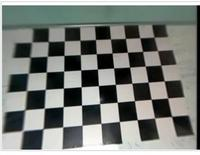
#> input picture camera_calibration/calibration_images/checkerboard0-200x155.jpg, 200 x 155 px; its folder holds 3 pictures in this run
$ python camera_calibration.py
#> lines starting #> are read from the running program, lines starting #| are printed output that depends on the picture; after the words box and inside, x2 and y2 are one past the last pixel; in counts of white or black regions, pixels touching at a corner belong together; long printed decimals are rounded
import cv2
import numpy as np
import glob
import matplotlib.pyplot as plt

class CameraSystem:
    def __init__(self, checkerboard=(6,9), square_size=1.0):
        self.checkerboard = checkerboard
        self.square_size = square_size
        self.camera_matrix = None
        self.dist_coeffs = None
        self.rvecs = None
        self.tvecs = None

    def calibrate_single(self, image_path_pattern):
        """Tek kamera kalibrasyonu"""
#> called with image_path_pattern = 'calibration_images/*.jpg'
        # Object points (3D)
        objp = np.zeros((self.checkerboard[0] * self.checkerboard[1], 3), np.float32)
        objp[:, :2] = np.mgrid[0:self.checkerboard[0], 0:self.checkerboard[1]].T.reshape(-1, 2)
        objp *= self.square_size

        # Arrays to store object points and image points
        objpoints = []  # 3D points in real world space
        imgpoints = []  # 2D points in image plane

        images = glob.glob(image_path_pattern)

        for fname in images:
            img = cv2.imread(fname)
#> img is the input picture: shape (155, 200, 3); mean B, G, R 120.4, 124.7, 120.8
            gray = cv2.cvtColor(img, cv2.COLOR_BGR2GRAY)

            # tahtanın koselerini bul
            ret, corners = cv2.findChessboardCorners(gray, self.checkerboard, None)
#> ret = True; corners = 54 rows, first 8: [154, 37.09], [157.5, 50.56], [160.7, 65.11], [164.2, 80.94], [167.6, 97.94], [171.6, 116.5], [139.8, 37.78], [142.6, 51.4]

            if ret:
                objpoints.append(objp)

                # Kosa hassasiyeti arttirma
                criteria = (cv2.TERM_CRITERIA_EPS + cv2.TERM_CRITERIA_MAX_ITER, 30, 0.001)
                corners_refined = cv2.cornerSubPix(gray, corners, (11,11), (-1,-1), criteria)
#> corners_refined = 54 rows, first 8: [154.4, 37.22], [157.4, 50.55], [160.8, 65.2], [164.1, 80.87], [167.6, 97.93], [171.5, 116.5], [139.7, 37.76], [142.6, 51.46]
                imgpoints.append(corners_refined)

        # Kamera kalibrasyonu
        ret, self.camera_matrix, self.dist_coeffs, self.rvecs, self.tvecs = cv2.calibrateCamera(
            objpoints, imgpoints, gray.shape[::-1], None, None)
#> ret = 0.75; self.camera_matrix = [[25.41, 0, 84.47], [0, 25.7, 95.7], [0, 0, 1]]; self.dist_coeffs = [[-0.000932, 4.16e-05, -0.00292, 0.000646, -5.39e-07]]; self.rvecs = ([-0.0602, 0.0366, 1.51], [-0.0972, -0.0112, 3.08], [-0.0224, 0.0579, -0.0727]); self.tvecs = ([4.61, -3.78, 1.72], [2.31, 3.98, 1.72], [-3.18, -3.48, 1.75])

        print("Kamera Kalibrasyonu Tamamlandı!")
        print("Kamera Matrisi:\n", self.camera_matrix) #icsel parametreler
#| Kamera Matrisi:
#|  [[25.406  0.         84.474]
#|  [ 0.         25.695 95.700]
#|  [ 0.          0.          1.        ]]
        print("Distorsiyon Katsayıları:", self.dist_coeffs.ravel()) #distorsiyon katsayilari
#| Distorsiyon Katsayıları: [-9.31671014e-04  4.16291509e-05 -2.92352938e-03  6.45889644e-04
#|  -5.39174236e-07]

        return ret

    def calibrate_stereo(self, other_cam, left_images_pattern, right_images_pattern):
        """Stereo kamera kalibrasyonu"""
        # Object points
        objp = np.zeros((self.checkerboard[0] * self.checkerboard[1], 3), np.float32)
        objp[:, :2] = np.mgrid[0:self.checkerboard[0], 0:self.checkerboard[1]].T.reshape(-1, 2)
        objp *= self.square_size

        objpoints = []
        imgpoints_left = []
        imgpoints_right = []

        left_images = sorted(glob.glob(left_images_pattern))
        right_images = sorted(glob.glob(right_images_pattern))

        for left_fname, right_fname in zip(left_images, right_images):
            left_img = cv2.imread(left_fname)
            right_img = cv2.imread(right_fname)

            left_gray = cv2.cvtColor(left_img, cv2.COLOR_BGR2GRAY)
            right_gray = cv2.cvtColor(right_img, cv2.COLOR_BGR2GRAY)

            # Find corners in both images
            ret_left, corners_left = cv2.findChessboardCorners(left_gray, self.checkerboard, None)
            ret_right, corners_right = cv2.findChessboardCorners(right_gray, self.checkerboard, None)

            if ret_left and ret_right:
                objpoints.append(objp)

                criteria = (cv2.TERM_CRITERIA_EPS + cv2.TERM_CRITERIA_MAX_ITER, 30, 0.001)
                corners_left_refined = cv2.cornerSubPix(left_gray, corners_left, (11,11), (-1,-1), criteria)
                corners_right_refined = cv2.cornerSubPix(right_gray, corners_right, (11,11), (-1,-1), criteria)

                imgpoints_left.append(corners_left_refined)
                imgpoints_right.append(corners_right_refined)

        # Stereo kalibrasyon
        ret, self.camera_matrix, self.dist_coeffs, other_cam.camera_matrix, other_cam.dist_coeffs, R, T, E, F = cv2.stereoCalibrate(
            objpoints, imgpoints_left, imgpoints_right,
            self.camera_matrix, self.dist_coeffs,
            other_cam.camera_matrix, other_cam.dist_coeffs,
            left_gray.shape[::-1], flags=cv2.CALIB_FIX_INTRINSIC
        )

        print("Stereo Kalibrasyon Tamamlandı!")
        print("Döndürme Matrisi (R):\n", R)
        print("Öteleme Vektörü (T):", T.ravel())
        print("Esansiyel Matris (E):\n", E)
        print("Temel Matris (F):\n", F)

        # Stereo rectification
        R1, R2, P1, P2, Q, roi1, roi2 = cv2.stereoRectify(
            self.camera_matrix, self.dist_coeffs,
            other_cam.camera_matrix, other_cam.dist_coeffs,
            left_gray.shape[::-1], R, T
        )

        return {
            'R': R, 'T': T, 'E': E, 'F': F,
            'R1': R1, 'R2': R2, 'P1': P1, 'P2': P2, 'Q': Q
        }

    def compute_homography(self, src_points, dst_points):
        """Homografi hesaplama"""
        H, status = cv2.findHomography(src_points, dst_points)
        print("Homografi Matrisi:\n", H)
        return H, status

    def apply_homography(self, img, H, output_size):
        """Homografi uygulama"""
        return cv2.warpPerspective(img, H, output_size)

    def compute_disparity(self, left_img, right_img):
        """Derinlik haritası için disparity hesaplama"""
        # Stereo eşleştirme için parametreler
        stereo = cv2.StereoSGBM_create(
            minDisparity=0,
            numDisparities=64,
            blockSize=11,
            P1=8*3*11**2,
            P2=32*3*11**2,
            disp12MaxDiff=1,
            uniquenessRatio=10,
            speckleWindowSize=100,
            speckleRange=32
        )

        disparity = stereo.compute(left_img, right_img).astype(np.float32) / 16.0
        return disparity

    def disparity_to_depth(self, disparity, stereo_params):
        """Disparity'den derinlik haritası oluşturma"""
        if disparity is None:
            return None

        # Q matrisini kullanarak disparity'yi derinliğe dönüştür
        depth = cv2.reprojectImageTo3D(disparity, stereo_params['Q'])
        depth_map = depth[:,:,2]  # Z bileşeni derinlik bilgisidir

        # Geçersiz değerleri filtrele
        depth_map[disparity <= 0] = 0

        return depth_map

    def project_3d_points(self, img, points_3d):
        """3D noktaları 2D'ye projeksiyon"""
        if self.camera_matrix is None:
            raise ValueError("Önce kamera kalibrasyonu yapılmalı!")

        # 3D noktaları 2D'ye projeksiyon
        points_2d, _ = cv2.projectPoints(
            points_3d, self.rvecs[0], self.tvecs[0],
            self.camera_matrix, self.dist_coeffs
        )
#> points_2d = [[153.6, 37.65], [156.9, 51.35], [142, 52.08], [139.2, 38.22], [248, -45.98], [264.9, -19.61], [234.8, -22.32], [219.6, -49.97]]
        points_2d = points_2d.reshape(-1, 2).astype(int)
#> points_2d = [[153, 37], [156, 51], [142, 52], [139, 38], [247, -45], [264, -19], [234, -22], [219, -49]]

        # Küp çizimi
        img_copy = img.copy()

        # Alt yüzey (taban)
        for i in range(4):
            cv2.line(img_copy, tuple(points_2d[i]), tuple(points_2d[(i+1)%4]), (0,255,0), 2)
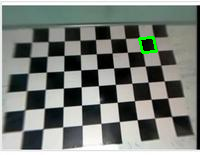
#> img_copy: shape (155, 200, 3); 0.52% of pixels changed, all inside (x1, y1, x2, y2) = (138, 36, 158, 54)

        # Üst yüzey
        for i in range(4):
            cv2.line(img_copy, tuple(points_2d[i+4]), tuple(points_2d[4+(i+1)%4]), (0,255,0), 2)

        # Dikey kenarlar
        for i in range(4):
            cv2.line(img_copy, tuple(points_2d[i]), tuple(points_2d[i+4]), (0,255,0), 2)
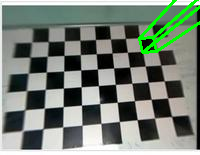
#> img_copy: shape (155, 200, 3); 2.29% of pixels changed, all inside (x1, y1, x2, y2) = (138, 0, 200, 53)

        return img_copy

# Ana uygulama
def main():
    # 1. TEK KAMERA KALİBRASYONU
    print("=== TEK KAMERA KALİBRASYONU ===")
    cam = CameraSystem(checkerboard=(6,9), square_size=1.0)
    cam.calibrate_single("calibration_images/*.jpg")

    # 2. 3D NESNE PROJEKSİYONU
    print("\n=== 3D NESNE PROJEKSİYONU ===")
    cube_points = np.float32([
        [0,0,0],[1,0,0],[1,1,0],[0,1,0],   # taban
        [0,0,-1],[1,0,-1],[1,1,-1],[0,1,-1]  # üst
    ])

    img = cv2.imread("calibration_images/checkerboard0-200x155.jpg")
    img_proj = cam.project_3d_points(img, cube_points)

    cv2.imshow("3D Cube Projection", img_proj)
    cv2.waitKey(0)

    # 3. HOMOGRATİ HESAPLAMA
    print("\n=== HOMOGRATİ HESAPLAMA ===")
    src_pts = np.float32([[0,0], [1,0], [1,1], [0,1]])
    dst_pts = np.float32([[10,10], [100,10], [80,80], [20,70]])

    H, status = cam.compute_homography(src_pts, dst_pts)
#> in compute_homography, `H, status = cv2.findHomography(src_points, dst_points)`: H = [[69.55, 18.64, 10], [-2.05, 90.23, 10], [-0.205, 0.432, 1]]; status = [1, 1, 1, 1]
#| Homografi Matrisi:
#|  [[69.545 18.636 10.        ]
#|  [-2.045 90.227 10.        ]
#|  [-0.2045  0.4318  1.        ]]
#> status = [1, 1, 1, 1]

    # 4. STEREO GÖRÜŞ
    print("\n=== STEREO GÖRÜŞ ===")
    cam_left = CameraSystem(checkerboard=(7,11), square_size=1.0)
    cam_right = CameraSystem(checkerboard=(7,11), square_size=1.0)

    # Stereo kalibrasyon (gerçek uygulamada stereo görüntü çiftleri gerekli)
    try:
        stereo_params = cam_left.calibrate_stereo(cam_right, "left_images/*.png", "right_images/*.png")
    except:
        print("Stereo görüntüler bulunamadı, simüle ediliyor...")
        # Simüle stereo parametreler
        stereo_params = {
            'Q': np.array([[1, 0, 0, -320],
                          [0, 1, 0, -240],
                          [0, 0, 0, 500],
                          [0, 0, 1/0.05, 0]])
        }

    # 5. DERİNLİK HARİTASI OLUŞTURMA
    print("\n=== DERİNLİK HARİTASI ===")
    # Örnek stereo görüntüler oluştur
    left_img = np.random.randint(0, 255, (480, 640), dtype=np.uint8)
    right_img = np.roll(left_img, 5, axis=1)  # Sağa kaydırılmış görüntü

    disparity = cam_left.compute_disparity(left_img, right_img)
#> in compute_disparity, `disparity = stereo.compute(left_img, right_img).astype(np.float32) / 1..`:
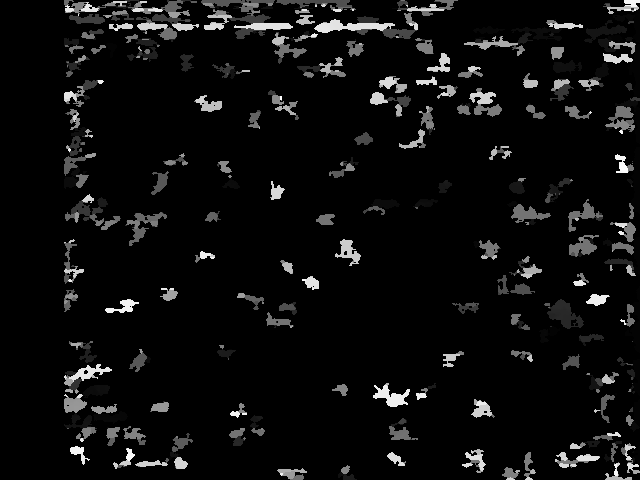
#> disparity: shape (480, 640) float32; min -1, max 63, mean 2.4; drawn with min black and max white
#> in compute_disparity, `disparity = stereo.compute(left_img, right_img).astype(np.float32) / 1..`:
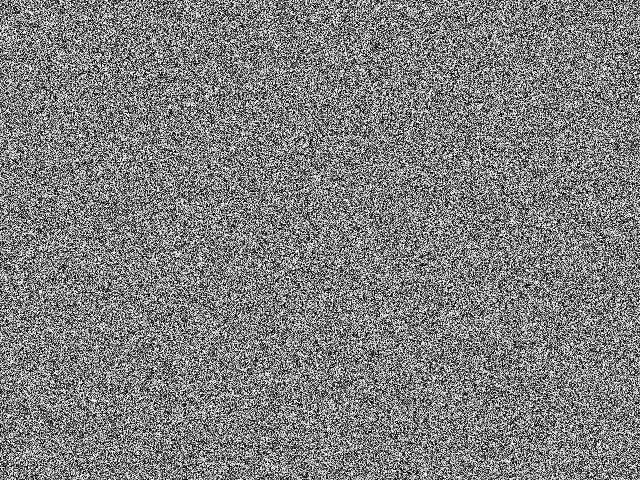
#> left_img: shape (480, 640); min 0, max 254, mean 126.9
    depth_map = cam_left.disparity_to_depth(disparity, stereo_params)
#> in disparity_to_depth, `depth = cv2.reprojectImageTo3D(disparity, stereo_params['Q'])`: depth: shape (480, 640, 3) float32; 0.76% of the values are NaN or infinite; the others: min -25, max 44.44, mean -7.26
#> in disparity_to_depth, `depth_map = depth[:,:,2]`:
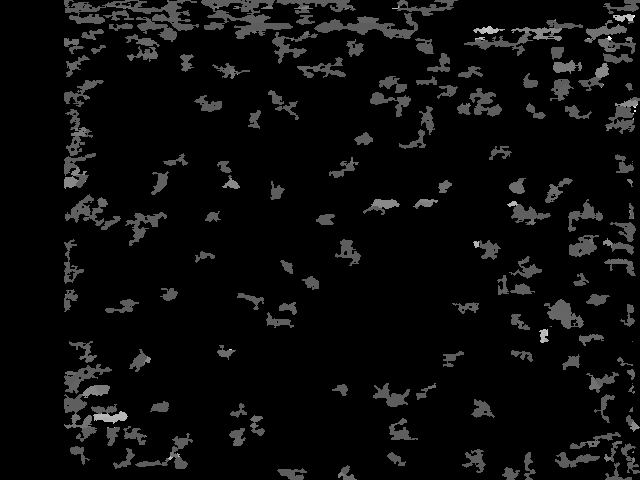
#> depth_map: shape (480, 640) float32; 0.76% of the values are NaN or infinite; the others: min -25, max 44.44, mean -21.88; drawn with min black, max white, NaN and infinite black
#> in disparity_to_depth, `depth_map[disparity <= 0] = 0`:
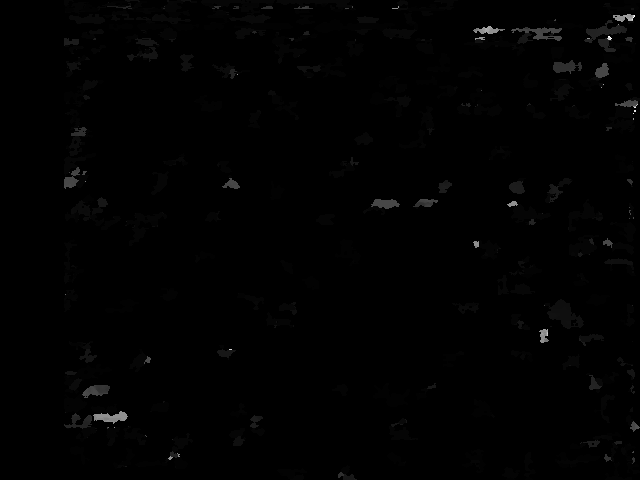
#> depth_map: shape (480, 640) float32; min 0, max 44.44, mean 0.3; drawn with min black and max white

    # Görselleştirme
    plt.figure(figsize=(15, 5))

    plt.subplot(131)
    plt.imshow(cv2.cvtColor(img_proj, cv2.COLOR_BGR2RGB))
    plt.title('3D Küp Projeksiyonu')

    plt.subplot(132)
    if disparity is not None:
        plt.imshow(disparity, cmap='jet')
        plt.title('Disparity Haritası')

    plt.subplot(133)
    if depth_map is not None:
        plt.imshow(depth_map, cmap='jet')
        plt.title('Derinlik Haritası')

    plt.tight_layout()
    plt.show()
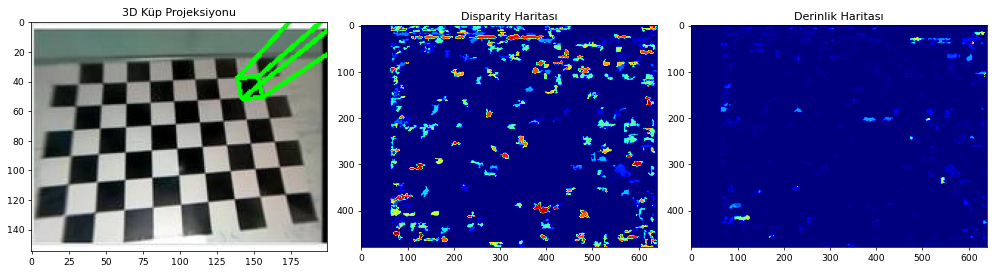
#> figure drawn by matplotlib, 3 panels

    cv2.destroyAllWindows()

if __name__ == "__main__":
    main()
